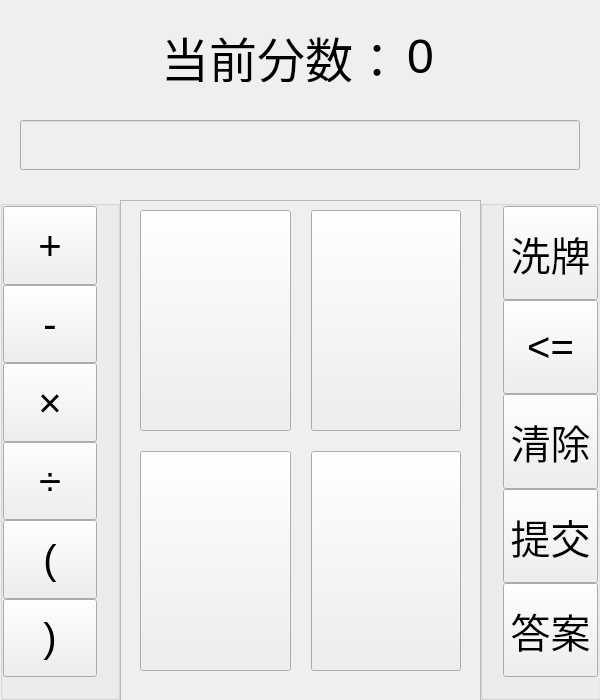
<?xml version="1.0" encoding="UTF-8"?>
<ui version="4.0">
 <class>GameMainWindow</class>
 <widget class="QMainWindow" name="GameMainWindow">
  <property name="geometry">
   <rect>
    <x>0</x>
    <y>0</y>
    <width>600</width>
    <height>700</height>
   </rect>
  </property>
  <property name="sizePolicy">
   <sizepolicy hsizetype="Expanding" vsizetype="Expanding">
    <horstretch>0</horstretch>
    <verstretch>0</verstretch>
   </sizepolicy>
  </property>
  <property name="minimumSize">
   <size>
    <width>600</width>
    <height>700</height>
   </size>
  </property>
  <property name="maximumSize">
   <size>
    <width>600</width>
    <height>700</height>
   </size>
  </property>
  <property name="windowTitle">
   <string>GameMainWindow</string>
  </property>
  <widget class="QWidget" name="centralWidget">
   <property name="sizePolicy">
    <sizepolicy hsizetype="Preferred" vsizetype="Preferred">
     <horstretch>0</horstretch>
     <verstretch>0</verstretch>
    </sizepolicy>
   </property>
   <widget class="QLineEdit" name="output">
    <property name="enabled">
     <bool>false</bool>
    </property>
    <property name="geometry">
     <rect>
      <x>20</x>
      <y>120</y>
      <width>560</width>
      <height>50</height>
     </rect>
    </property>
    <property name="font">
     <font>
      <pointsize>20</pointsize>
     </font>
    </property>
    <property name="text">
     <string/>
    </property>
    <property name="alignment">
     <set>Qt::AlignLeading|Qt::AlignLeft|Qt::AlignVCenter</set>
    </property>
   </widget>
   <widget class="QGroupBox" name="leftBox">
    <property name="geometry">
     <rect>
      <x>0</x>
      <y>200</y>
      <width>120</width>
      <height>500</height>
     </rect>
    </property>
    <property name="sizePolicy">
     <sizepolicy hsizetype="Expanding" vsizetype="Expanding">
      <horstretch>0</horstretch>
      <verstretch>0</verstretch>
     </sizepolicy>
    </property>
    <property name="font">
     <font>
      <pointsize>16</pointsize>
     </font>
    </property>
    <property name="styleSheet">
     <string notr="true"/>
    </property>
    <layout class="QVBoxLayout" name="verticalLayout">
     <property name="spacing">
      <number>0</number>
     </property>
     <property name="leftMargin">
      <number>0</number>
     </property>
     <property name="topMargin">
      <number>0</number>
     </property>
     <property name="rightMargin">
      <number>20</number>
     </property>
     <property name="bottomMargin">
      <number>20</number>
     </property>
     <item>
      <widget class="QPushButton" name="plusButton">
       <property name="sizePolicy">
        <sizepolicy hsizetype="Expanding" vsizetype="Preferred">
         <horstretch>0</horstretch>
         <verstretch>0</verstretch>
        </sizepolicy>
       </property>
       <property name="font">
        <font>
         <pointsize>30</pointsize>
        </font>
       </property>
       <property name="text">
        <string>+</string>
       </property>
      </widget>
     </item>
     <item>
      <widget class="QPushButton" name="minusButton">
       <property name="sizePolicy">
        <sizepolicy hsizetype="Expanding" vsizetype="Preferred">
         <horstretch>0</horstretch>
         <verstretch>0</verstretch>
        </sizepolicy>
       </property>
       <property name="font">
        <font>
         <pointsize>30</pointsize>
        </font>
       </property>
       <property name="text">
        <string>-</string>
       </property>
      </widget>
     </item>
     <item>
      <widget class="QPushButton" name="timesButton">
       <property name="sizePolicy">
        <sizepolicy hsizetype="Expanding" vsizetype="Preferred">
         <horstretch>0</horstretch>
         <verstretch>0</verstretch>
        </sizepolicy>
       </property>
       <property name="font">
        <font>
         <pointsize>30</pointsize>
        </font>
       </property>
       <property name="text">
        <string>×</string>
       </property>
      </widget>
     </item>
     <item>
      <widget class="QPushButton" name="divideButton">
       <property name="sizePolicy">
        <sizepolicy hsizetype="Expanding" vsizetype="Preferred">
         <horstretch>0</horstretch>
         <verstretch>0</verstretch>
        </sizepolicy>
       </property>
       <property name="font">
        <font>
         <pointsize>30</pointsize>
        </font>
       </property>
       <property name="text">
        <string>÷</string>
       </property>
      </widget>
     </item>
     <item>
      <widget class="QPushButton" name="leftButton">
       <property name="sizePolicy">
        <sizepolicy hsizetype="Expanding" vsizetype="Preferred">
         <horstretch>0</horstretch>
         <verstretch>0</verstretch>
        </sizepolicy>
       </property>
       <property name="font">
        <font>
         <pointsize>30</pointsize>
        </font>
       </property>
       <property name="text">
        <string>(</string>
       </property>
      </widget>
     </item>
     <item>
      <widget class="QPushButton" name="rightButton">
       <property name="sizePolicy">
        <sizepolicy hsizetype="Expanding" vsizetype="Preferred">
         <horstretch>0</horstretch>
         <verstretch>0</verstretch>
        </sizepolicy>
       </property>
       <property name="font">
        <font>
         <pointsize>30</pointsize>
        </font>
       </property>
       <property name="text">
        <string>)</string>
       </property>
      </widget>
     </item>
    </layout>
   </widget>
   <widget class="QGroupBox" name="rightBox">
    <property name="geometry">
     <rect>
      <x>480</x>
      <y>200</y>
      <width>121</width>
      <height>500</height>
     </rect>
    </property>
    <property name="font">
     <font>
      <pointsize>16</pointsize>
     </font>
    </property>
    <layout class="QVBoxLayout" name="verticalLayout_2">
     <property name="spacing">
      <number>0</number>
     </property>
     <property name="leftMargin">
      <number>20</number>
     </property>
     <property name="topMargin">
      <number>0</number>
     </property>
     <property name="rightMargin">
      <number>0</number>
     </property>
     <property name="bottomMargin">
      <number>20</number>
     </property>
     <item>
      <widget class="QPushButton" name="shuffleButton">
       <property name="sizePolicy">
        <sizepolicy hsizetype="Expanding" vsizetype="Expanding">
         <horstretch>0</horstretch>
         <verstretch>0</verstretch>
        </sizepolicy>
       </property>
       <property name="font">
        <font>
         <pointsize>30</pointsize>
        </font>
       </property>
       <property name="text">
        <string>洗牌</string>
       </property>
      </widget>
     </item>
     <item>
      <widget class="QPushButton" name="backspaceButton">
       <property name="sizePolicy">
        <sizepolicy hsizetype="Expanding" vsizetype="Expanding">
         <horstretch>0</horstretch>
         <verstretch>0</verstretch>
        </sizepolicy>
       </property>
       <property name="font">
        <font>
         <pointsize>30</pointsize>
        </font>
       </property>
       <property name="text">
        <string>&lt;=</string>
       </property>
      </widget>
     </item>
     <item>
      <widget class="QPushButton" name="clearButton">
       <property name="sizePolicy">
        <sizepolicy hsizetype="Expanding" vsizetype="Expanding">
         <horstretch>0</horstretch>
         <verstretch>0</verstretch>
        </sizepolicy>
       </property>
       <property name="font">
        <font>
         <pointsize>30</pointsize>
        </font>
       </property>
       <property name="text">
        <string>清除</string>
       </property>
      </widget>
     </item>
     <item>
      <widget class="QPushButton" name="submitButton">
       <property name="sizePolicy">
        <sizepolicy hsizetype="Expanding" vsizetype="Expanding">
         <horstretch>0</horstretch>
         <verstretch>0</verstretch>
        </sizepolicy>
       </property>
       <property name="font">
        <font>
         <pointsize>30</pointsize>
        </font>
       </property>
       <property name="text">
        <string>提交</string>
       </property>
      </widget>
     </item>
     <item>
      <widget class="QPushButton" name="answerButton">
       <property name="sizePolicy">
        <sizepolicy hsizetype="Expanding" vsizetype="Expanding">
         <horstretch>0</horstretch>
         <verstretch>0</verstretch>
        </sizepolicy>
       </property>
       <property name="font">
        <font>
         <pointsize>30</pointsize>
        </font>
       </property>
       <property name="toolTip">
        <string>&lt;html&gt;&lt;head/&gt;&lt;body&gt;&lt;p&gt;&lt;span style=&quot; font-size:10pt;&quot;&gt;查看答案会被扣分哦&lt;/span&gt;&lt;/p&gt;&lt;/body&gt;&lt;/html&gt;</string>
       </property>
       <property name="toolTipDuration">
        <number>-1</number>
       </property>
       <property name="text">
        <string>答案</string>
       </property>
      </widget>
     </item>
    </layout>
   </widget>
   <widget class="QFrame" name="frame">
    <property name="geometry">
     <rect>
      <x>120</x>
      <y>200</y>
      <width>361</width>
      <height>501</height>
     </rect>
    </property>
    <property name="frameShape">
     <enum>QFrame::StyledPanel</enum>
    </property>
    <property name="frameShadow">
     <enum>QFrame::Raised</enum>
    </property>
    <widget class="QWidget" name="">
     <property name="geometry">
      <rect>
       <x>0</x>
       <y>0</y>
       <width>361</width>
       <height>501</height>
      </rect>
     </property>
     <layout class="QGridLayout" name="cardsContainer">
      <property name="leftMargin">
       <number>20</number>
      </property>
      <property name="topMargin">
       <number>10</number>
      </property>
      <property name="rightMargin">
       <number>20</number>
      </property>
      <property name="bottomMargin">
       <number>30</number>
      </property>
      <property name="spacing">
       <number>20</number>
      </property>
      <item row="0" column="1">
       <widget class="QPushButton" name="card2">
        <property name="sizePolicy">
         <sizepolicy hsizetype="Expanding" vsizetype="Expanding">
          <horstretch>0</horstretch>
          <verstretch>0</verstretch>
         </sizepolicy>
        </property>
        <property name="text">
         <string/>
        </property>
        <property name="checkable">
         <bool>true</bool>
        </property>
       </widget>
      </item>
      <item row="0" column="0">
       <widget class="QPushButton" name="card1">
        <property name="sizePolicy">
         <sizepolicy hsizetype="Expanding" vsizetype="Expanding">
          <horstretch>0</horstretch>
          <verstretch>0</verstretch>
         </sizepolicy>
        </property>
        <property name="text">
         <string/>
        </property>
        <property name="checkable">
         <bool>true</bool>
        </property>
       </widget>
      </item>
      <item row="1" column="0">
       <widget class="QPushButton" name="card3">
        <property name="sizePolicy">
         <sizepolicy hsizetype="Expanding" vsizetype="Expanding">
          <horstretch>0</horstretch>
          <verstretch>0</verstretch>
         </sizepolicy>
        </property>
        <property name="text">
         <string/>
        </property>
        <property name="checkable">
         <bool>true</bool>
        </property>
       </widget>
      </item>
      <item row="1" column="1">
       <widget class="QPushButton" name="card4">
        <property name="sizePolicy">
         <sizepolicy hsizetype="Expanding" vsizetype="Expanding">
          <horstretch>0</horstretch>
          <verstretch>0</verstretch>
         </sizepolicy>
        </property>
        <property name="text">
         <string/>
        </property>
        <property name="checkable">
         <bool>true</bool>
        </property>
       </widget>
      </item>
     </layout>
    </widget>
   </widget>
   <widget class="QWidget" name="">
    <property name="geometry">
     <rect>
      <x>150</x>
      <y>20</y>
      <width>311</width>
      <height>73</height>
     </rect>
    </property>
    <layout class="QHBoxLayout" name="horizontalLayout">
     <item>
      <widget class="QLabel" name="label">
       <property name="font">
        <font>
         <pointsize>36</pointsize>
        </font>
       </property>
       <property name="text">
        <string>当前分数：</string>
       </property>
      </widget>
     </item>
     <item>
      <widget class="QLabel" name="score">
       <property name="font">
        <font>
         <pointsize>36</pointsize>
        </font>
       </property>
       <property name="text">
        <string>0</string>
       </property>
      </widget>
     </item>
    </layout>
   </widget>
  </widget>
 </widget>
 <layoutdefault spacing="6" margin="11"/>
 <resources/>
 <connections/>
</ui>
